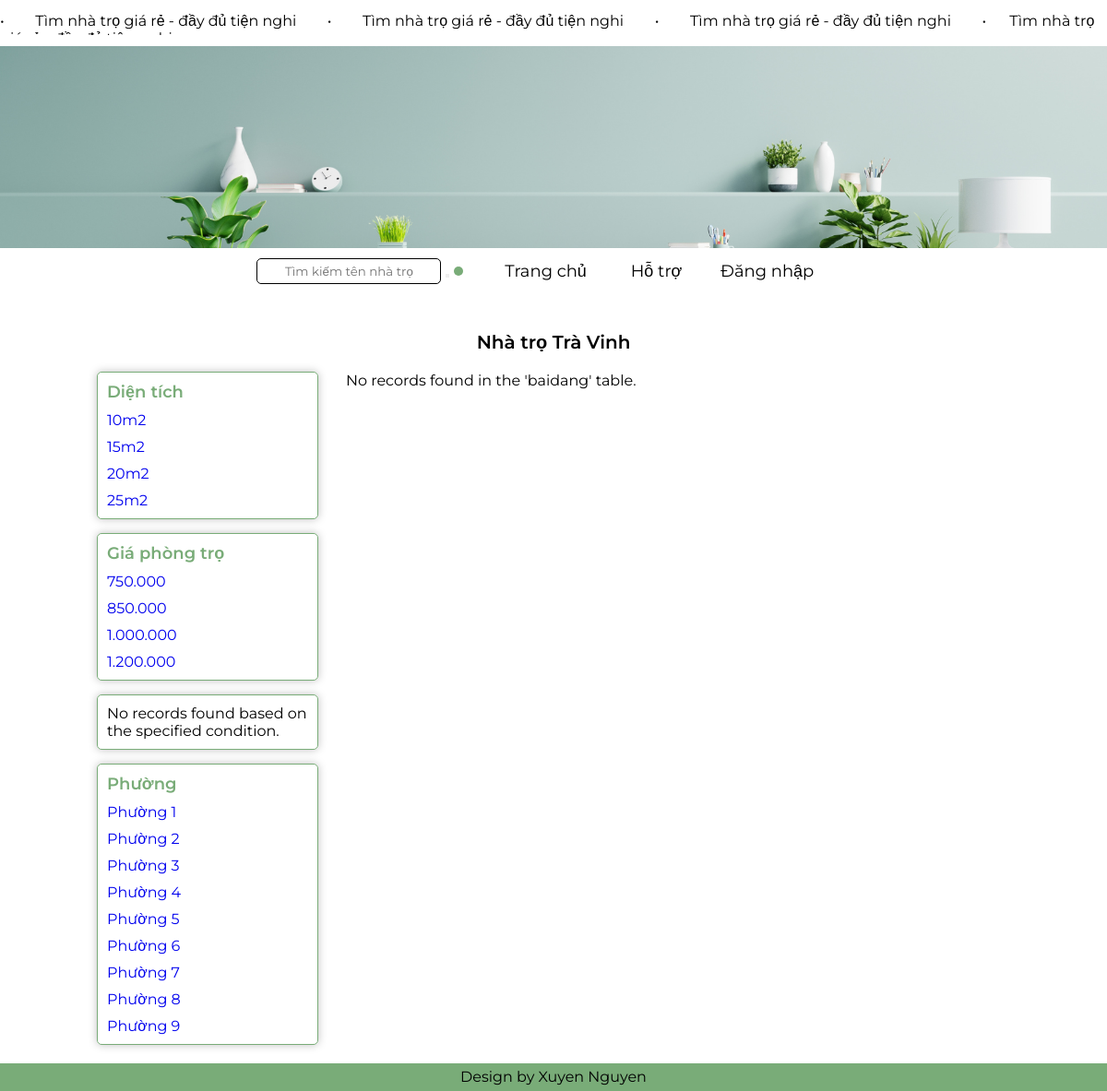
The app's page /scr/index.php with its own data.
### tables this page shows
CREATE TABLE `phuong` (
  `maphuong` int(11) NOT NULL,
  `tenphuong` varchar(30) NOT NULL
);

### scr/index.php (the view)
        <?php
        include("header.php");
        include("ketnoi.php");
        ?>
        <div class="td-trc">
            <label>Nhà trọ Trà Vinh</label>
        </div>
        <div class="full-trc">
            <div class="trc-left">
                <div class="trc-left-dt">
                <?php
                    $dienTichValues = array('10m2', '15m2', '20m2','25m2');
                    echo '<div class="trc-left-dientichpt">';
                    echo '<label style="font-weight:600; color: #79AC78; font-size:18px;">Diện tích</label>';
                    foreach ($dienTichValues as $dienTich) {
                        echo '<a href="index.php?locdientich=' . $dienTich . '"><ion-icon name="chevron-forward-outline"></ion-icon> ' . $dienTich . '</a>';
                    }
                    echo '</div>';
?>
        </div>
        <div class=" trc-left-gia">
        <?php
            $giaptValues = array('750.000', '850.000', '1.000.000', '1.200.000');
            echo '<div class="trc-left-giapt">';
            echo '<label style="font-weight:600; color: #79AC78; font-size:18px;"> Giá phòng trọ</label>';
            foreach ($giaptValues as $giapt) {
                echo '<a href="index.php?locgiapt=' . $giapt . '"><ion-icon name="chevron-forward-outline"></ion-icon> ' . $giapt . '</a>';
            }
            echo '</div>';
            ?>
        </div>
        <div class=" trc-left-loai">
            <?php
                    $sql = "SELECT * FROM loaiphongtro";
                    $result = $conn->query($sql);
                    if ($result->num_rows > 0) {
                        echo '<div class="trc-left-loaiphongtro">';
                        echo '<label style="font-weight:600; color: #79AC78; font-size:18px;"> Loại phòng trọ</label>';
                        while ($row = $result->fetch_assoc()) {
                            echo '<a href="index.php?locloaipt=' .$row["maloai"] . '"><ion-icon name="chevron-forward-outline"></ion-icon> ' . $row["tenloai"] . '</a>';
                        }
                        echo '</div>';
                    } else {
                        echo "No records found based on the specified condition.";
                    }
                ?>
        </div>
        <div>
            <?php
                    $sql = "SELECT * FROM phuong";
                    $result = $conn->query($sql);
                    if ($result->num_rows > 0) {
                        echo '<div class="trc-left-phuong">';
                        echo '<label style="font-weight:600; color: #79AC78; font-size:18px;">Phường</label>';
                        while ($row = $result->fetch_assoc()) {
                            echo '<a href="index.php?locphuong=' .$row["maphuong"] . '"><ion-icon name="chevron-forward-outline"></ion-icon> ' . $row["tenphuong"] . '</a>';
                        }
                        echo '</div>';
                    } else {
                        echo "No records found in the 'phuong' table.";
                    }
                ?>
        </div>
    </div>
    <div class="trc-right">
        <?php
            if(!isset($_REQUEST["locdientich"]) && !isset($_REQUEST["locgiapt"]) && !isset($_REQUEST["locloaipt"]) && !isset($_REQUEST["locphuong"]))
            {
                if (isset($_GET['search_name'])) {
                    $search_name = $_GET['search_name'];
                    $sql_tongbd = "SELECT * FROM baidang WHERE tenbd LIKE '%$search_name%'";
                } else {
                    $sql_tongbd = "SELECT * FROM baidang";
                }
                $result_tongbd = $conn->query($sql_tongbd);
                if ($result_tongbd->num_rows > 0) {
                    while ($row_tongbd = $result_tongbd->fetch_assoc()) {
                        echo " <a class='bd' href='noidung_pt.php?baidang=" . $row_tongbd["mabd"] . "'>
                                <div class='bd-img'>
                                    <img src='".$row_tongbd["anhbd"]."' width='200px' height='150px'>
                                </div>
                                <div class='bd-tt'>
                                    <label style='color: #C21010; font-weight:600; font-size: 18px;'>".$row_tongbd["tenbd"]."</label>
                                    <label style='color: gray; font-size: 15px;'>" . date('d/m/Y', strtotime($row_tongbd["ngaydang"])) . "</label>
                                    <label style='color: gray; font-size: 15px;'>".$row_tongbd["noidungbd"]."</label>
                                </div>
                            </a>";
                    }
                } else {
                            echo "No records found in the 'baidang' table.";
                        }
            } else if (isset($_REQUEST["locdientich"]) && !isset($_REQUEST["locgiapt"])){
                $dientich = $_REQUEST["locdientich"];
                $sql_phongtro = "SELECT * FROM phongtro WHERE dientichpt = '" . $dientich . "'";
                $kq_phongtro = mysqli_query($conn, $sql_phongtro) or die ("Không thể xuất thông tin phòng trọ ".mysqli_error($conn));
                if ($kq_phongtro) {
                    $array_manhatro = array();
                    while ($row_phongtro = $kq_phongtro->fetch_assoc()) {
                        $manhatro = $row_phongtro["mant"];
                        $array_manhatro[] = $manhatro;
                    }
                    $unique_array_manhatro = array_unique($array_manhatro);
                    foreach ($array_manhatro as $mant) {
                        $sql_baidang = "SELECT * FROM baidang WHERE mant ='".$mant."'";
                        $result_baidang = $conn->query($sql_baidang);
                        if ($result_baidang->num_rows > 0) {
                            while ($row_baidang = $result_baidang->fetch_assoc()) {
                                echo" <a class='bd' href='noidung_pt.php?baidang=" . $row_baidang["mabd"] . "'>
                                <div class='bd-img'>
                                    <img src='".$row_baidang["anhbd"]."' width='200px' height='150px'>
                                </div>
                                <div class='bd-tt'>
                                    <label style='color: #C21010; font-weight:600; font-size: 18px;'>".$row_baidang["tenbd"]."</label>
                                    <label style='color: gray; font-size: 15px;'>" . date('d/m/Y', strtotime($row_baidang["ngaydang"])) . "</label>
                                    <label style='color: gray; font-size: 15px;'>".$row_baidang["noidungbd"]."</label>
                                </div>
                            </a>";
                            }
                        }
                    }
                }
            }else if (isset($_REQUEST["locgiapt"])){
                $giapt = $_REQUEST["locgiapt"];
                $sql_phongtro = "SELECT * FROM phongtro WHERE giapt = '" . $giapt . "'";
                $kq_phongtro = mysqli_query($conn, $sql_phongtro) or die ("Không thể xuất thông tin phòng trọ ".mysqli_error($conn));
                if ($kq_phongtro) {
                    $array_manhatro = array();
                    while ($row_phongtro = $kq_phongtro->fetch_assoc()) {
                        $manhatro = $row_phongtro["mant"];
                        $array_manhatro[] = $manhatro;
                    }
                    $unique_array_manhatro = array_unique($array_manhatro);
                    foreach ($array_manhatro as $mant) {
                        $sql_baidang = "SELECT * FROM baidang WHERE mant ='".$mant."'";
                        $result_baidang = $conn->query($sql_baidang);
                        if ($result_baidang->num_rows > 0) {
                            while ($row_baidang = $result_baidang->fetch_assoc()) {
                                echo" <a class='bd' href='noidung_pt.php?baidang=" . $row_baidang["mabd"] . "'>
                                <div class='bd-img'>
                                    <img src='".$row_baidang["anhbd"]."' width='200px' height='150px'>
                                </div>
                                <div class='bd-tt'>
                                    <label style='color: #C21010; font-weight:600; font-size: 18px;'>".$row_baidang["tenbd"]."</label>
                                    <label style='color: gray; font-size: 15px;'>" . date('d/m/Y', strtotime($row_baidang["ngaydang"])) . "</label>
                                    <label style='color: gray; font-size: 15px;'>".$row_baidang["noidungbd"]."</label>
                                </div>
                            </a>";
                            }
                        }
                    }
                }
            }else if (isset($_REQUEST["locloaipt"])){
                $maloai = $_REQUEST["locloaipt"];
                $sql_phongtro = "SELECT * FROM phongtro WHERE maloai = '" . $maloai . "'";
                $kq_phongtro = mysqli_query($conn, $sql_phongtro) or die ("Không thể xuất thông tin phòng trọ ".mysqli_error($conn));
                if ($kq_phongtro) {
                    $array_manhatro = array();
                    while ($row_phongtro = $kq_phongtro->fetch_assoc()) {
                        $manhatro = $row_phongtro["mant"];
                        $array_manhatro[] = $manhatro;
                    }
                    $unique_array_manhatro = array_unique($array_manhatro);
                    foreach ($array_manhatro as $mant) {
                        $sql_baidang = "SELECT * FROM baidang WHERE mant ='".$mant."'";
                        $result_baidang = $conn->query($sql_baidang);
                        if ($result_baidang->num_rows > 0) {
                            while ($row_baidang = $result_baidang->fetch_assoc()) {
                                echo" <a class='bd' href='noidung_pt.php?baidang=" . $row_baidang["mabd"] . "'>
                                <div class='bd-img'>
                                    <img src='".$row_baidang["anhbd"]."' width='200px' height='150px'>
                                </div>
                                <div class='bd-tt'>
                                    <label style='color: #C21010; font-weight:600; font-size: 18px;'>".$row_baidang["tenbd"]."</label>
                                    <label style='color: gray; font-size: 15px;'>" . date('d/m/Y', strtotime($row_baidang["ngaydang"])) . "</label>
                                    <label style='color: gray; font-size: 15px;'>".$row_baidang["noidungbd"]."</label>
                                </div>
                            </a>";
                            }
                    }
                }
            }
            }else if (isset($_REQUEST["locphuong"])){
                $maphuong = $_REQUEST["locphuong"];
                $sql_nhatro = "SELECT * FROM nhatro WHERE maphuong = '" . $maphuong . "'";
                $kq_nhatro = mysqli_query($conn, $sql_nhatro) or die ("Không thể xuất thông tin phòng trọ ".mysqli_error($conn));
                if ($kq_nhatro) {
                    while ($row_nhatro = $kq_nhatro->fetch_assoc()) {
                        $mant = $row_nhatro["mant"];
                        $sql_baidang = "SELECT * FROM baidang WHERE mant ='".$mant."'";
                        $result_baidang = $conn->query($sql_baidang);
                        if ($result_baidang->num_rows > 0) {
                            while ($row_baidang = $result_baidang->fetch_assoc()) {
                                echo"<a class='bd' href='noidung_pt.php?baidang=" . $row_baidang["mabd"] . "'>
                                <div class='bd-img'>
                                    <img src='".$row_baidang["anhbd"]."' width='200px' height='150px'>
                                </div>
                                <div class='bd-tt'>
                                    <label style='color: #C21010; font-weight:600; font-size: 18px;'>".$row_baidang["tenbd"]."</label>
                                    <label style='color: gray; font-size: 15px;'>" . date('d/m/Y', strtotime($row_tongbd["ngaydang"])) . "</label>
                                    <label style='color: gray; font-size: 15px;'>".$row_baidang["noidungbd"]."</label>
                                </div>
                            </a>";
                            }
                    }
                }
                }
            }
        ?>
    </div>
</div>
<?php
include("footer.php");
?>

### records on screen
phuong: tenphuong "Phường 1"
phuong: tenphuong "Phường 2"
phuong: tenphuong "Phường 3"
phuong: tenphuong "Phường 4"
phuong: tenphuong "Phường 5"
phuong: tenphuong "Phường 6"
phuong: tenphuong "Phường 7"
phuong: tenphuong "Phường 8"
phuong: tenphuong "Phường 9"

### other values on screen
$dienTich "10m2"
$dienTich "15m2"
$dienTich "20m2"
$dienTich "25m2"
$giapt "750.000"
$giapt "850.000"
$giapt "1.000.000"
$giapt "1.200.000"
